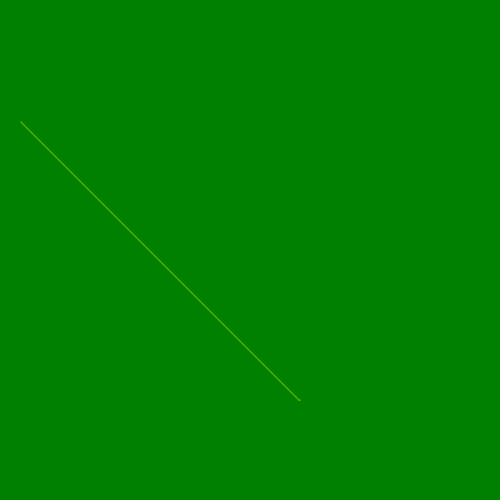
Frame 1 (no input)
Frame 2 (the mouse pressed at the canvas centre, redrawn once): identical to frame 1, image omitted

The p5.js sketch that drew this single still picture (run headless with seeded random() and noise() and a simulated clock; the mouse was pressed at the canvas centre and the sketch redrawn once):

// p5.js sketch
// ── sketch.js

var punto = {x1:300,y1:400,x2:20,y2:100}; 


function setup(){

	createCanvas(500,500);

}


function draw(){

	noLoop();
	background('GREEN');
	stroke('yellow');
	//DDA(punto);
	//Direct(punto);
	Bresenham(punto);
	
}

// ── algorithm.js
function DDA (punto){

	var pendiente = (punto.y2 - punto.y1) / (punto.x2 - punto.x1);
	var right = false;

	if(punto.x1 > punto.x2 || punto.y1 > punto.y2){

		pendiente *= -1;

		if(pendiente === 0){

			right = true;
		}

	}
	
	nextPoint(pendiente);

	
	function nextPoint(pendiente){

		if(pendiente ===1 || pendiente === 0 && right === false){

			
			var y = punto.y1;
			var x = punto.x1;

			for(var i = punto.x1; i < punto.x2 ; i++){

				point(x,y);
				x++;
				y = Math.round(y + pendiente);


			}
		}
		else if( pendiente > 1){

			var y = punto.y1;
			var x = punto.x1;

			for(var i = punto.y1; i < punto.y2; i++){

				point(x,y);
				y++;
				x = Math.round(x + (1/pendiente));


			}


		}
		else if(pendiente === -1 || right === true){

			
			var y = punto.y1;
			var x = punto.x1;

			for(var i = punto.x1; i > punto.x2 ; i--){

				point(x,y);
				x--;
				y = Math.round(y - pendiente);


			}


		}
		else if(pendiente < -1){

			var y = punto.y1;
			var x = punto.x1;

			for(var i = punto.y1; i > punto.y2; i--){

				point(x,y);
				y--;
				x = Math.round(x - (1/pendiente));


			}


		}


	}


}

function Direct(punto){

	var pendiente = (punto.y2 - punto.y1) / (punto.x2 - punto.x1);

	var b = punto.y1 - (pendiente * punto.x1);

	var x = punto.x1;
	var y = punto.y1;

	if(punto.x1 < punto.x2){

		for(var i = punto.x1; i < punto.x2; i++){

			point(x,y);
			x++;
			y = Math.round(pendiente * x + b);
		}

	}
	else if(punto.x1 > punto.x2){

		for(var i = punto.x1; i > punto.x2; i--){

			point(x,y);
			x--;
			y = Math.round(pendiente * x + b);
		}


	}

	

}

function Bresenham(punto){

	var deltaX = punto.x2 - punto.x1;
	var deltaY = punto.y2 - punto.y1;
	var dosDeltaX = deltaX * 2;
	var dosDeltaY = deltaY * 2;
	var resta = dosDeltaY - dosDeltaX;

	var pk = dosDeltaY - deltaX;

	var x = punto.x1;
	var y = punto.y1;

	nextPoint();

	function nextPoint(){

		if(punto.x1 < punto.x2){

			for(var i = punto.x1; i < punto.x2; i++){

				if(pk > 0){

					point(x++,y++);

					pk = pk + resta;

				}
				else if(pk < 0){

					point(x++,y);

					pk = pk + dosDeltaY;

				}

			}

		}
		else if(punto.x1 > punto.x2){

			for(var i = punto.x1; i > punto.x2; i--){

				if(pk > 0){

					point(x--,y--);

					pk = pk - resta;

				}
				else if(pk < 0){

					point(x--,y);

					pk = pk - dosDeltaY;

				}

			}

		}

	
	}
}
// ── circle.js
var circle = "";
// ── line.js
var line = "";
// ── rectangle.js
var rectangle = "";

function CalculcateArea(width, height) {

    return width * height;
}
// ── square.js
function CalculateSquareArea(width, height) {
    return width * height;
}
// ── triangle.js
var triangle = "";
